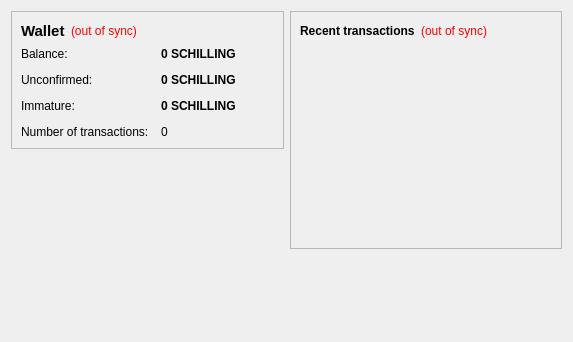
<?xml version="1.0" encoding="UTF-8"?>
<ui version="4.0">
 <class>OverviewPage</class>
 <widget class="QWidget" name="OverviewPage">
  <property name="geometry">
   <rect>
    <x>0</x>
    <y>0</y>
    <width>573</width>
    <height>342</height>
   </rect>
  </property>
  <property name="windowTitle">
   <string>Form</string>
  </property>
  <layout class="QHBoxLayout" name="horizontalLayout" stretch="1,1">
   <item>
    <layout class="QVBoxLayout" name="verticalLayout_2">
     <item>
      <widget class="QFrame" name="frame">
       <property name="frameShape">
        <enum>QFrame::StyledPanel</enum>
       </property>
       <property name="frameShadow">
        <enum>QFrame::Raised</enum>
       </property>
       <layout class="QVBoxLayout" name="verticalLayout_4">
        <item>
         <layout class="QHBoxLayout" name="horizontalLayout_4">
          <item>
           <widget class="QLabel" name="label_5">
            <property name="font">
             <font>
              <pointsize>11</pointsize>
              <weight>75</weight>
              <bold>true</bold>
             </font>
            </property>
            <property name="text">
             <string>Wallet</string>
            </property>
           </widget>
          </item>
          <item>
           <widget class="QLabel" name="labelWalletStatus">
            <property name="toolTip">
             <string>The displayed information may be out of date. Your wallet automatically synchronizes with the Schillingcoin network after a connection is established, but this process has not completed yet.</string>
            </property>
            <property name="styleSheet">
             <string notr="true">QLabel { color: red; }</string>
            </property>
            <property name="text">
             <string notr="true">(out of sync)</string>
            </property>
            <property name="alignment">
             <set>Qt::AlignLeading|Qt::AlignLeft|Qt::AlignVCenter</set>
            </property>
           </widget>
          </item>
          <item>
           <spacer name="horizontalSpacer_2">
            <property name="orientation">
             <enum>Qt::Horizontal</enum>
            </property>
            <property name="sizeHint" stdset="0">
             <size>
              <width>40</width>
              <height>20</height>
             </size>
            </property>
           </spacer>
          </item>
         </layout>
        </item>
        <item>
         <layout class="QFormLayout" name="formLayout_2">
          <property name="fieldGrowthPolicy">
           <enum>QFormLayout::AllNonFixedFieldsGrow</enum>
          </property>
          <property name="horizontalSpacing">
           <number>12</number>
          </property>
          <property name="verticalSpacing">
           <number>12</number>
          </property>
          <item row="0" column="0">
           <widget class="QLabel" name="label">
            <property name="text">
             <string>Balance:</string>
            </property>
           </widget>
          </item>
          <item row="0" column="1">
           <widget class="QLabel" name="labelBalance">
            <property name="font">
             <font>
              <weight>75</weight>
              <bold>true</bold>
             </font>
            </property>
            <property name="cursor">
             <cursorShape>IBeamCursor</cursorShape>
            </property>
            <property name="toolTip">
             <string>Your current balance</string>
            </property>
            <property name="text">
             <string notr="true">0 SCHILLING</string>
            </property>
            <property name="textInteractionFlags">
             <set>Qt::LinksAccessibleByMouse|Qt::TextSelectableByKeyboard|Qt::TextSelectableByMouse</set>
            </property>
           </widget>
          </item>
          <item row="1" column="0">
           <widget class="QLabel" name="label_3">
            <property name="text">
             <string>Unconfirmed:</string>
            </property>
           </widget>
          </item>
          <item row="1" column="1">
           <widget class="QLabel" name="labelUnconfirmed">
            <property name="font">
             <font>
              <weight>75</weight>
              <bold>true</bold>
             </font>
            </property>
            <property name="cursor">
             <cursorShape>IBeamCursor</cursorShape>
            </property>
            <property name="toolTip">
             <string>Total of transactions that have yet to be confirmed, and do not yet count toward the current balance</string>
            </property>
            <property name="text">
             <string notr="true">0 SCHILLING</string>
            </property>
            <property name="textInteractionFlags">
             <set>Qt::LinksAccessibleByMouse|Qt::TextSelectableByKeyboard|Qt::TextSelectableByMouse</set>
            </property>
           </widget>
          </item>
          <item row="3" column="0">
           <widget class="QLabel" name="label_2">
            <property name="text">
             <string>Number of transactions:</string>
            </property>
           </widget>
          </item>
          <item row="3" column="1">
           <widget class="QLabel" name="labelNumTransactions">
            <property name="toolTip">
             <string>Total number of transactions in wallet</string>
            </property>
            <property name="text">
             <string notr="true">0</string>
            </property>
           </widget>
          </item>
          <item row="2" column="0">
           <widget class="QLabel" name="labelImmatureText">
            <property name="text">
             <string>Immature:</string>
            </property>
           </widget>
          </item>
          <item row="2" column="1">
           <widget class="QLabel" name="labelImmature">
            <property name="font">
             <font>
              <weight>75</weight>
              <bold>true</bold>
             </font>
            </property>
            <property name="toolTip">
             <string>Mined balance that has not yet matured</string>
            </property>
            <property name="text">
             <string notr="true">0 SCHILLING</string>
            </property>
            <property name="textInteractionFlags">
             <set>Qt::LinksAccessibleByMouse|Qt::TextSelectableByKeyboard|Qt::TextSelectableByMouse</set>
            </property>
           </widget>
          </item>
         </layout>
        </item>
       </layout>
      </widget>
     </item>
     <item>
      <spacer name="verticalSpacer">
       <property name="orientation">
        <enum>Qt::Vertical</enum>
       </property>
       <property name="sizeHint" stdset="0">
        <size>
         <width>20</width>
         <height>40</height>
        </size>
       </property>
      </spacer>
     </item>
     <item>
      <widget class="QLabel" name="label_6">
       <property name="text">
        <string/>
       </property>
      </widget>
     </item>
    </layout>
   </item>
   <item>
    <layout class="QVBoxLayout" name="verticalLayout_3">
     <item>
      <widget class="QFrame" name="frame_2">
       <property name="frameShape">
        <enum>QFrame::StyledPanel</enum>
       </property>
       <property name="frameShadow">
        <enum>QFrame::Raised</enum>
       </property>
       <layout class="QVBoxLayout" name="verticalLayout">
        <item>
         <layout class="QHBoxLayout" name="horizontalLayout_2">
          <item>
           <widget class="QLabel" name="label_4">
            <property name="text">
             <string>&lt;b&gt;Recent transactions&lt;/b&gt;</string>
            </property>
           </widget>
          </item>
          <item>
           <widget class="QLabel" name="labelTransactionsStatus">
            <property name="toolTip">
             <string>The displayed information may be out of date. Your wallet automatically synchronizes with the Schillingcoin network after a connection is established, but this process has not completed yet.</string>
            </property>
            <property name="styleSheet">
             <string notr="true">QLabel { color: red; }</string>
            </property>
            <property name="text">
             <string notr="true">(out of sync)</string>
            </property>
            <property name="alignment">
             <set>Qt::AlignRight|Qt::AlignTrailing|Qt::AlignVCenter</set>
            </property>
           </widget>
          </item>
          <item>
           <spacer name="horizontalSpacer">
            <property name="orientation">
             <enum>Qt::Horizontal</enum>
            </property>
            <property name="sizeHint" stdset="0">
             <size>
              <width>40</width>
              <height>20</height>
             </size>
            </property>
           </spacer>
          </item>
         </layout>
        </item>
        <item>
         <widget class="QListView" name="listTransactions">
          <property name="styleSheet">
           <string notr="true">QListView { background: transparent; }</string>
          </property>
          <property name="frameShape">
           <enum>QFrame::NoFrame</enum>
          </property>
          <property name="verticalScrollBarPolicy">
           <enum>Qt::ScrollBarAlwaysOff</enum>
          </property>
          <property name="horizontalScrollBarPolicy">
           <enum>Qt::ScrollBarAlwaysOff</enum>
          </property>
          <property name="selectionMode">
           <enum>QAbstractItemView::NoSelection</enum>
          </property>
         </widget>
        </item>
       </layout>
      </widget>
     </item>
     <item>
      <spacer name="verticalSpacer_2">
       <property name="orientation">
        <enum>Qt::Vertical</enum>
       </property>
       <property name="sizeHint" stdset="0">
        <size>
         <width>20</width>
         <height>40</height>
        </size>
       </property>
      </spacer>
     </item>
    </layout>
   </item>
  </layout>
 </widget>
 <resources>
  <include location="../bitcoin.qrc"/>
 </resources>
 <connections/>
</ui>
